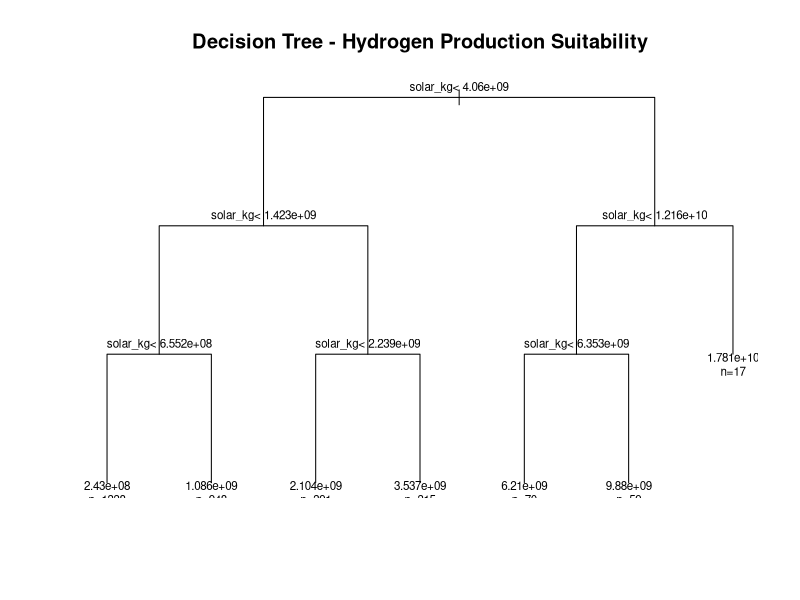
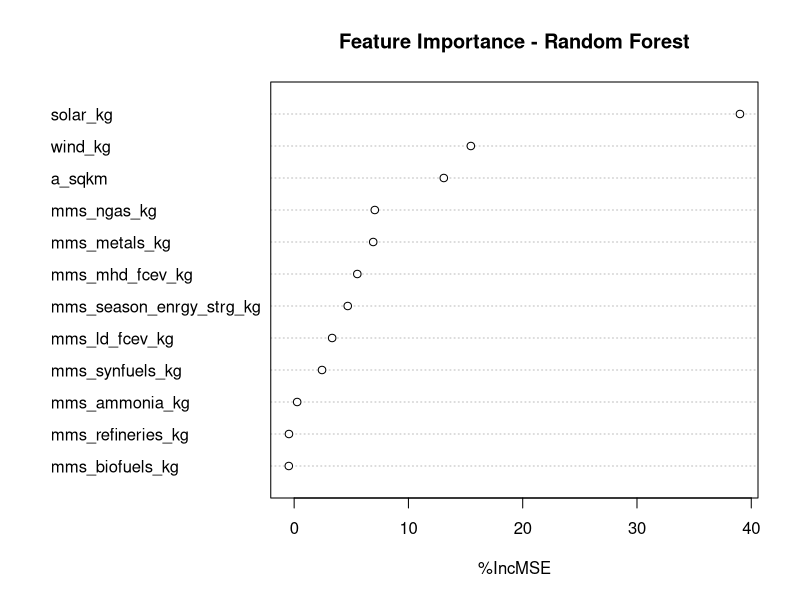
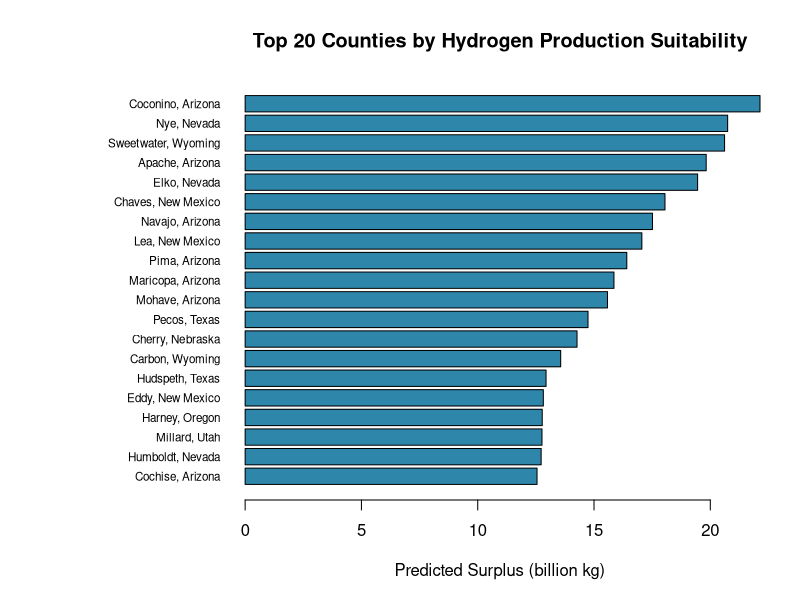
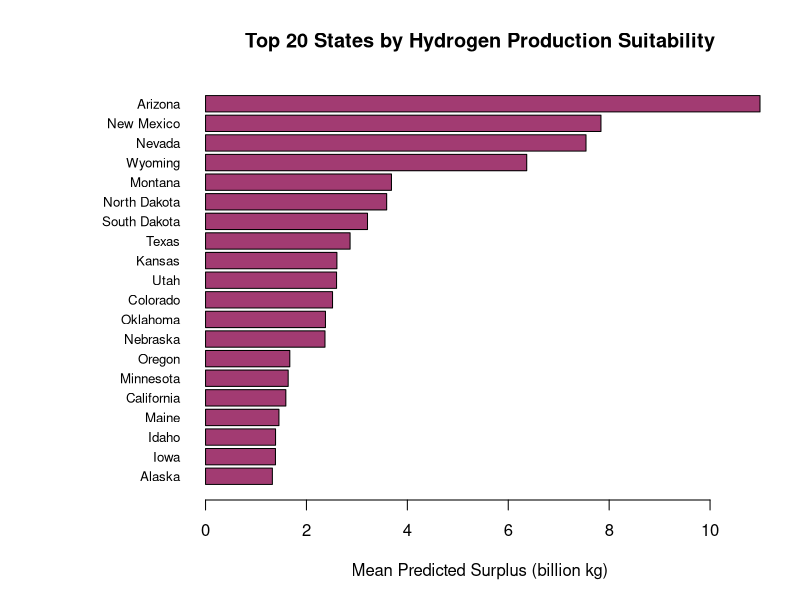

These figures' R source, in order:
getwd()
data <- read.csv("data1.csv")
#Machine Learning - tree based method
names(data)
head(data[, c("name", "state_name", 
              "total_resource_minus_total_demand_kg")])
install.packages("rpart")
install.packages("randomForest")
library(rpart)
library(randomForest)

# Set up features and target
features <- c("mms_refineries_kg", "mms_metals_kg", "mms_ammonia_kg",
              "mms_biofuels_kg", "mms_synfuels_kg", "mms_ngas_kg",
              "mms_ld_fcev_kg", "mms_mhd_fcev_kg", 
              "mms_season_enrgy_strg_kg", "solar_kg", "wind_kg",
              "a_sqkm")

target <- "total_resource_minus_total_demand_kg"
# Prepare data
ml_data <- data[, c(features, target, "name", "state_name")]

# Check for any issues
cat("Rows:", nrow(ml_data), "\n")
cat("Missing values:", sum(is.na(ml_data)), "\n")

# Step 1: Decision Tree
set.seed(42)

tree_model <- rpart(
  total_resource_minus_total_demand_kg ~ mms_refineries_kg + 
    mms_metals_kg + mms_ammonia_kg + mms_biofuels_kg + 
    mms_synfuels_kg + mms_ngas_kg + mms_ld_fcev_kg + 
    mms_mhd_fcev_kg + mms_season_enrgy_strg_kg + 
    solar_kg + wind_kg + a_sqkm,
  data = ml_data,
  method = "anova",
  control = rpart.control(maxdepth = 4, minsplit = 20)
)

# Print summary of tree
printcp(tree_model)

# Plot the tree
png("decision_tree.png", width=1200, height=800)
plot(tree_model, uniform=TRUE, 
     main="Decision Tree - Hydrogen Production Suitability")
text(tree_model, use.n=TRUE, cex=0.7)
dev.off()

cat("Tree saved!\n")

# Step 2: Random Forest
set.seed(42)

rf_model <- randomForest(
  total_resource_minus_total_demand_kg ~ mms_refineries_kg + 
    mms_metals_kg + mms_ammonia_kg + mms_biofuels_kg + 
    mms_synfuels_kg + mms_ngas_kg + mms_ld_fcev_kg + 
    mms_mhd_fcev_kg + mms_season_enrgy_strg_kg + 
    solar_kg + wind_kg + a_sqkm,
  data = ml_data,
  ntree = 200,
  importance = TRUE
)

# Print summary
print(rf_model)

# Feature importance
importance(rf_model)

# Save feature importance plot
png("feature_importance.png", width=800, height=600)
varImpPlot(rf_model, 
           main="Feature Importance - Random Forest",
           type=1)
dev.off()

# Step 3: Rankings
# Add predictions back to data
ml_data$predicted_surplus <- predict(rf_model, ml_data)

# Top 20 counties
top20_counties <- head(ml_data[order(-ml_data$predicted_surplus), 
                               c("name", "state_name", 
                                 "predicted_surplus")], 20)
print(top20_counties)

# State level rankings - average predicted surplus per state
state_rankings <- aggregate(predicted_surplus ~ state_name, 
                            data = ml_data, FUN = mean)
state_rankings <- state_rankings[order(-state_rankings$predicted_surplus), ]
print(head(state_rankings, 20))

# Top 20 counties plot
png("top20_counties.png", width=900, height=700)
par(mar=c(5,12,4,2))
barplot(rev(top20_counties$predicted_surplus/1e9),
        names.arg=rev(paste(top20_counties$name, 
                            top20_counties$state_name, sep=", ")),
        horiz=TRUE, las=1, cex.names=0.7,
        xlab="Predicted Surplus (billion kg)",
        main="Top 20 Counties by Hydrogen Production Suitability",
        col="#2E86AB")
dev.off()

# Top 20 states plot
top20_states <- head(state_rankings, 20)
png("top20_states.png", width=900, height=700)
par(mar=c(5,10,4,2))
barplot(rev(top20_states$predicted_surplus/1e9),
        names.arg=rev(top20_states$state_name),
        horiz=TRUE, las=1, cex.names=0.8,
        xlab="Mean Predicted Surplus (billion kg)",
        main="Top 20 States by Hydrogen Production Suitability",
        col="#A23B72")
dev.off()

cat("Plots saved!\n")

# Get R squared for random forest
rf_r2 <- 1 - sum((ml_data$total_resource_minus_total_demand_kg - 
                    ml_data$predicted_surplus)^2) /
  sum((ml_data$total_resource_minus_total_demand_kg - 
         mean(ml_data$total_resource_minus_total_demand_kg))^2)

cat("Random Forest R squared:", round(rf_r2, 4), "\n")
cat("Polynomial R squared: 0.7656\n")
cat("Log-Linear R squared: 0.7083\n")

# Train test split 80/20
set.seed(42)
train_idx <- sample(1:nrow(ml_data), 0.8 * nrow(ml_data))
train_data <- ml_data[train_idx, ]
test_data  <- ml_data[-train_idx, ]

# Retrain on training data
rf_model_test <- randomForest(
  total_resource_minus_total_demand_kg ~ mms_refineries_kg + 
    mms_metals_kg + mms_ammonia_kg + mms_biofuels_kg + 
    mms_synfuels_kg + mms_ngas_kg + mms_ld_fcev_kg + 
    mms_mhd_fcev_kg + mms_season_enrgy_strg_kg + 
    solar_kg + wind_kg + a_sqkm,
  data = train_data,
  ntree = 200,
  importance = TRUE
)

# Test R squared
test_preds <- predict(rf_model_test, test_data)
test_r2 <- 1 - sum((test_data$total_resource_minus_total_demand_kg - 
                      test_preds)^2) /
  sum((test_data$total_resource_minus_total_demand_kg - 
         mean(test_data$total_resource_minus_total_demand_kg))^2)

cat("Test R squared:", round(test_r2, 4), "\n")
